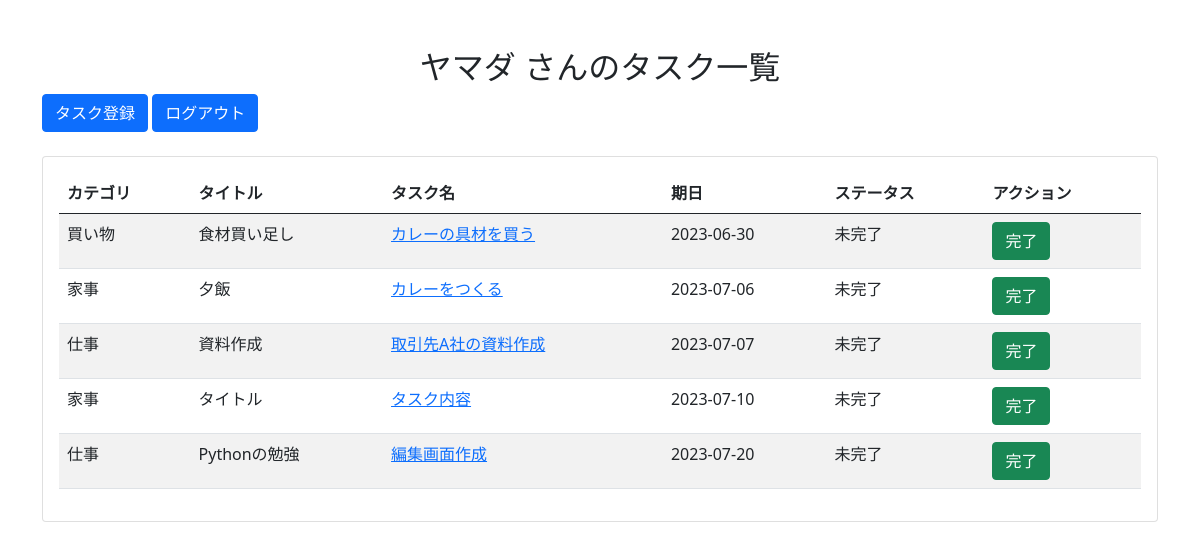
Page /todo_apps/top (signed in) on the earlier database version.
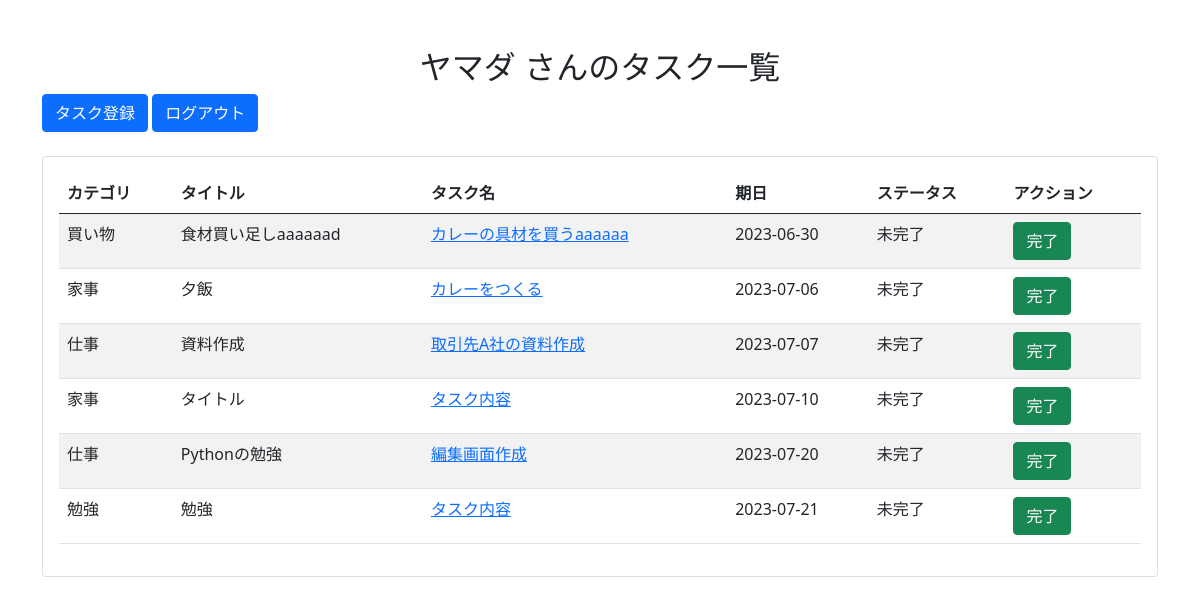
Same page on the later database version.
### models.py (models this page shows)
class TodoCategory(Base):
    __tablename__ = 'todo_category'
    id = Column(Integer, primary_key=True)
    category_name = Column(String, nullable=False)

class Todo(Base):
    __tablename__ = 'todo'
    id = Column(Integer, primary_key=True)
    title = Column(String, nullable=False)
    content = Column(String, nullable=False)
    memo = Column(Text)
    status = Column(Integer, default=0)
    due_date = Column(DateTime, nullable=False)
    category_id = Column(Integer, ForeignKey('todo_category.id'))
    user_id = Column(Integer, ForeignKey('user.id'))
    user = relationship("User", backref="todos")
    category = relationship("TodoCategory", backref="todos")

### views.py (the view)
@app.route("/todo_apps/top")
def top():
    todos = business_logic.find_todo_all(session["u_id"])
    return render_template("top.html", todos=todos)

### business_logic.py (called while the page is built)
def find_todo_all(u_id):
    todo_list = data_access.find_todo_all(u_id)
    todos = []
    for todo in todo_list:
        todo_item = {
            "id": todo.id,
            "title": todo.title,
            "category": todo.category.category_name,
            "content": todo.content,
            "due_date": f"{todo.due_date:%Y-%m-%d}",
            "status": "未完了" if todo.status == consts.STATUS_INCOMPLETE else "完了"
        }
        todos.append(todo_item)
    return todos

### data_access.py (called while the page is built)
def get_session():
    db_path = os.path.join('sqlite:///', 'db', 'todo.db')
    engine = create_engine(db_path)
    Session = sessionmaker(bind=engine)
    session = Session()
    return session

def find_todo_all(u_id):
    session = get_session()
    todo_list = session.query(Todo).filter(Todo.user_id == u_id, Todo.status == consts.STATUS_INCOMPLETE).order_by(Todo.due_date.asc()).all()
    return todo_list

### templates/top.html (shortened to what this page needs)
{% extends "base.html" %}
{% block main %}
<div class="container mt-5">
  <h2 class="text-center">{{ session["name"] }} さんのタスク一覧</h2>
  <a href="{{ url_for('show_create') }}" class="btn btn-primary mr-3">タスク登録</a>
  <a href="{{ url_for('logout') }}" class="btn btn-primary">ログアウト</a>
  <div class="card mt-4">
    <div class="card-body">
      <table class="table table-striped">
        <thead>
          <tr>
            <th>カテゴリ</th>
            <th>タイトル</th>
            <th>タスク名</th>
            <th>期日</th>
            <th>ステータス</th>
            <th>アクション</th>
          </tr>
        </thead>
        <tbody>
          {% for todo_item in todos %}
          <tr>
            <td>{{ todo_item["category"] }}</td>
            <td>{{ todo_item["title"] }}</td>
            <td><a href="{{ url_for('show_detail', t_id=todo_item['id']) }}">{{ todo_item["content"] }}</a></td>
            <td>{{ todo_item["due_date"] }}</td>
            <td>{{ todo_item["status"] }}</td>
            <td><a href="{{ url_for('update_todo_done', t_id=todo_item['id']) }}" class="btn btn-success">完了</a></td>
          </tr>
          {% endfor %}
        </tbody>
      </table>
    </div>
  </div>
</div>
{% endblock %}

### templates/base.html (shortened to what this page needs)
<!DOCTYPE html>
<html>
<head>
  <link rel="stylesheet" href="https://stackpath.bootstrapcdn.com/bootstrap/5.0.0-alpha1/css/bootstrap.min.css">
</head>
<body>
  {% block main %}{% endblock %}
</body>
</html>

Differences in the rows shown:
now on this page (row unchanged): TodoCategory: category "勉強"
added Todo: title "勉強", content "タスク内容"
Other differences:
new list line: "買い物"
new list line: "食材買い足しaaaaaad カレーの具材を買うaaaaaa"
new list line: "2023-06-30 未完了 完了"
new list line: "2023-07-21 未完了 完了"
list line gone: "買い物"
list line gone: "食材買い足し カレーの具材を買う"
list line gone: "2023-06-30 未完了 完了"
